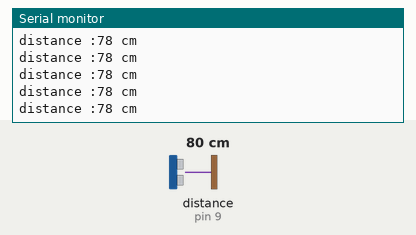
Recording of a sketch running on a simulated Arduino Uno, built with avr-gcc and run on an emulated ATmega328P. Shown: the last lines printed to the serial monitor. Wiring (inferred from the names in the program): ultrasonic range finder: trigger pin 9; echo pin 9. Inputs (shaded band) come from the test bench; at power-on: distance to the obstacle (sensor on pin 9) 80 cm. The echo pulse lasts 58.3 µs per cm.

Above: at 1.2 s.
1.3 s: distance to the obstacle (sensor on pin 9) set to 2 cm
At 1.8 s:
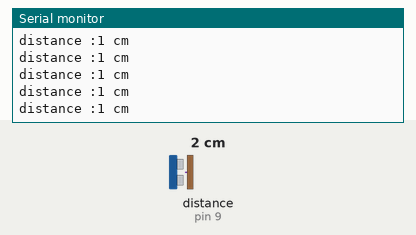
4.3 s: distance to the obstacle (sensor on pin 9) set to 18 cm
At 4.8 s:
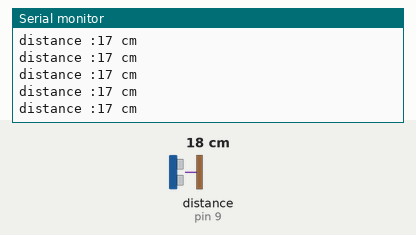
7.3 s: distance to the obstacle (sensor on pin 9) set to 120 cm
At 8.3 s:
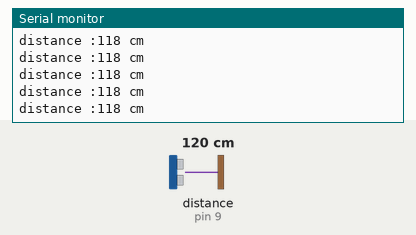
10.3 s: distance to the obstacle (sensor on pin 9) set to 4 cm
At 10.8 s:
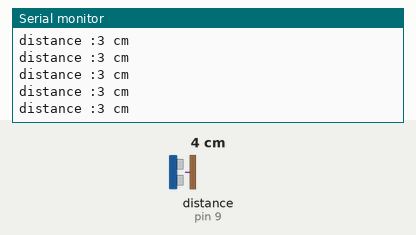
Timing chart, 0 to 13.3 s (numbered marks = the images above; inputs shaded):
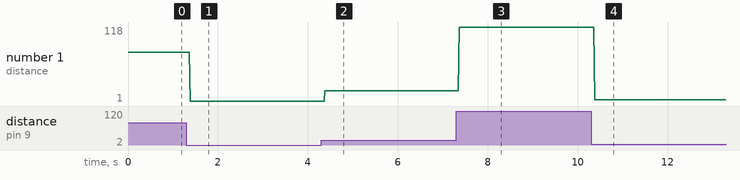

The sketch:

distance.ino
```cpp
const int ultrasonicPin = 9;
int distance;
long duration;

void setup()
{
pinMode(ultrasonicPin, OUTPUT);
Serial.begin(9600);
}

void loop()
{
  pinMode(ultrasonicPin, OUTPUT);
  digitalWrite(ultrasonicPin, LOW);
  delayMicroseconds(2);
  digitalWrite(ultrasonicPin, HIGH);
  delayMicroseconds(10);
  digitalWrite(ultrasonicPin, LOW);

  pinMode(ultrasonicPin, INPUT);
  duration = pulseIn(ultrasonicPin, HIGH);

distance = duration * 0.034/2;

  Serial.print("distance :");
  Serial.print(distance);
  Serial.println(" cm");

}
```

Measured:
- after the input at 1.3 s, the serial monitor: prints a new line after 0.08 s (image 1)
- after the input at 4.3 s, the serial monitor: prints a new line after 0.08 s (image 2)
- after the input at 7.3 s, the serial monitor: prints a new line after 0.07 s (image 3)
- after the input at 10.3 s, the serial monitor: prints a new line after 0.08 s (image 4)
- plotted number 1: 78 → 1 after the input at 1.3 s, 1 → 17 after the input at 4.3 s, 17 → 118 after the input at 7.3 s, 118 → 3 after the input at 10.3 s
